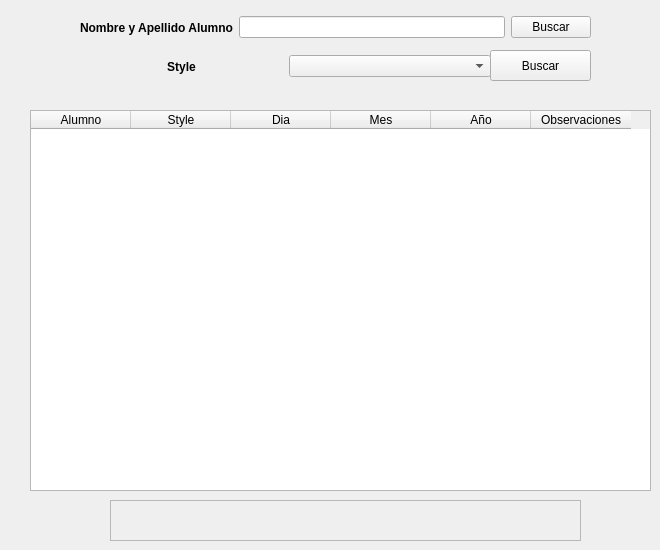
   <widget class="QWidget" name="tab_5">
    <attribute name="icon">
     <iconset>
      <activeon>:/icons/pix/oxygen/48x48/apps/preferences-contact-list.png</activeon>
     </iconset>
    </attribute>
    <attribute name="title">
     <string>Historico Presentismo</string>
    </attribute>
    <widget class="QPushButton" name="searchStyles">
     <property name="geometry">
      <rect>
       <x>490</x>
       <y>50</y>
       <width>101</width>
       <height>31</height>
      </rect>
     </property>
     <property name="text">
      <string>Buscar</string>
     </property>
     <property name="icon">
      <iconset>
       <activeon>:/icons/pix/oxygen/48x48/actions/document-edit-decrypt-verify.png</activeon>
      </iconset>
     </property>
     <property name="iconSize">
      <size>
       <width>22</width>
       <height>22</height>
      </size>
     </property>
    </widget>
    <widget class="QTableWidget" name="tableHisPres">
     <property name="geometry">
      <rect>
       <x>30</x>
       <y>110</y>
       <width>621</width>
       <height>381</height>
      </rect>
     </property>
     <column>
      <property name="text">
       <string>Alumno</string>
      </property>
      <property name="textAlignment">
       <set>AlignHCenter|AlignVCenter|AlignCenter</set>
      </property>
     </column>
     <column>
      <property name="text">
       <string>Style</string>
      </property>
      <property name="textAlignment">
       <set>AlignHCenter|AlignVCenter|AlignCenter</set>
      </property>
     </column>
     <column>
      <property name="text">
       <string>Dia</string>
      </property>
      <property name="textAlignment">
       <set>AlignHCenter|AlignVCenter|AlignCenter</set>
      </property>
     </column>
     <column>
      <property name="text">
       <string>Mes</string>
      </property>
      <property name="textAlignment">
       <set>AlignHCenter|AlignVCenter|AlignCenter</set>
      </property>
     </column>
     <column>
      <property name="text">
       <string>Año</string>
      </property>
      <property name="textAlignment">
       <set>AlignHCenter|AlignVCenter|AlignCenter</set>
      </property>
     </column>
     <column>
      <property name="text">
       <string>Observaciones</string>
      </property>
      <property name="textAlignment">
       <set>AlignHCenter|AlignVCenter|AlignCenter</set>
      </property>
     </column>
    </widget>
    <widget class="QLabel" name="mensajeHisPre">
     <property name="geometry">
      <rect>
       <x>110</x>
       <y>500</y>
       <width>471</width>
       <height>41</height>
      </rect>
     </property>
     <property name="font">
      <font>
       <weight>75</weight>
       <bold>true</bold>
      </font>
     </property>
     <property name="frameShape">
      <enum>QFrame::StyledPanel</enum>
     </property>
     <property name="frameShadow">
      <enum>QFrame::Raised</enum>
     </property>
     <property name="text">
      <string/>
     </property>
     <property name="alignment">
      <set>Qt::AlignCenter</set>
     </property>
    </widget>
    <widget class="QWidget" name="layoutWidget">
     <property name="geometry">
      <rect>
       <x>80</x>
       <y>10</y>
       <width>511</width>
       <height>35</height>
      </rect>
     </property>
     <layout class="QHBoxLayout" name="horizontalLayout_16">
      <item>
       <layout class="QHBoxLayout" name="horizontalLayout_14">
        <item>
         <widget class="QLabel" name="label_35">
          <property name="font">
           <font>
            <weight>75</weight>
            <bold>true</bold>
            <underline>false</underline>
           </font>
          </property>
          <property name="text">
           <string>Nombre y Apellido Alumno</string>
          </property>
          <property name="alignment">
           <set>Qt::AlignCenter</set>
          </property>
         </widget>
        </item>
        <item>
         <widget class="QLineEdit" name="nombreAlumno_2">
          <property name="alignment">
           <set>Qt::AlignRight|Qt::AlignTrailing|Qt::AlignVCenter</set>
          </property>
         </widget>
        </item>
       </layout>
      </item>
      <item>
       <layout class="QVBoxLayout" name="verticalLayout_31">
        <item>
         <widget class="QPushButton" name="searchAlumno_2">
          <property name="text">
           <string>Buscar</string>
          </property>
          <property name="icon">
           <iconset>
            <activeon>:/icons/pix/oxygen/48x48/actions/document-edit-decrypt-verify.png</activeon>
           </iconset>
          </property>
          <property name="iconSize">
           <size>
            <width>22</width>
            <height>22</height>
           </size>
          </property>
         </widget>
        </item>
       </layout>
      </item>
     </layout>
    </widget>
    <widget class="QWidget" name="layoutWidget">
     <property name="geometry">
      <rect>
       <x>80</x>
       <y>50</y>
       <width>411</width>
       <height>33</height>
      </rect>
     </property>
     <layout class="QHBoxLayout" name="horizontalLayout_17">
      <item>
       <layout class="QHBoxLayout" name="horizontalLayout_15">
        <item>
         <widget class="QLabel" name="label_36">
          <property name="font">
           <font>
            <weight>75</weight>
            <bold>true</bold>
           </font>
          </property>
          <property name="text">
           <string>Style</string>
          </property>
          <property name="alignment">
           <set>Qt::AlignCenter</set>
          </property>
         </widget>
        </item>
        <item>
         <widget class="QComboBox" name="styles_2"/>
        </item>
       </layout>
      </item>
     </layout>
    </widget>
   </widget>
